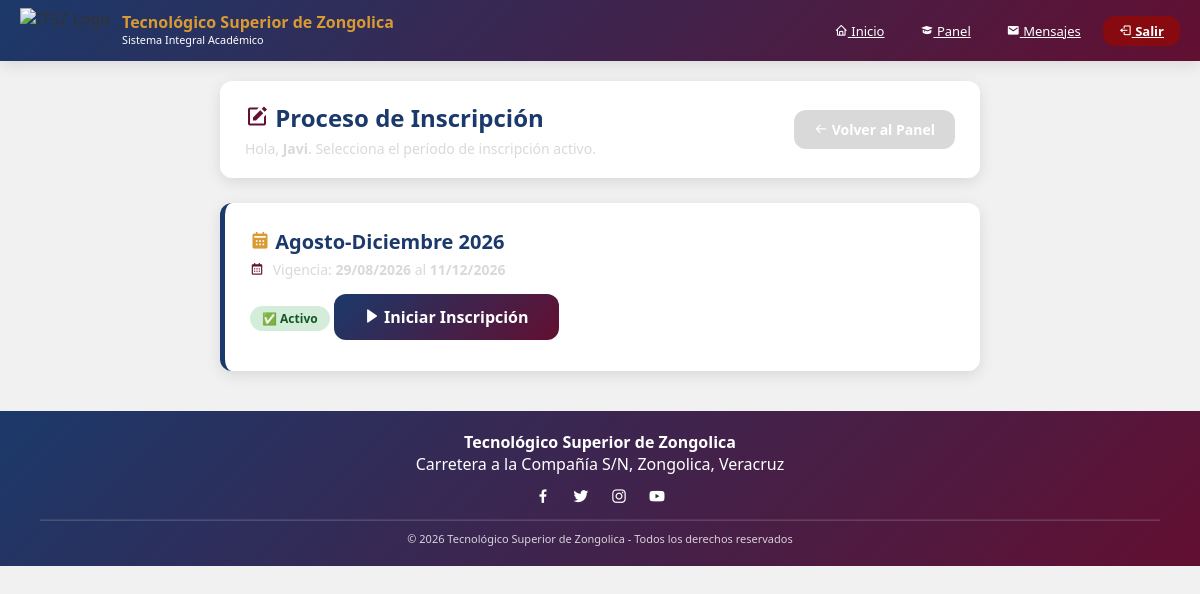
The app's page /estudiante_inscripcion.php (signed in) with its own data.
### tables this page shows
CREATE TABLE `periodos` (
  `id` int(11) NOT NULL,
  `nombre` varchar(100) NOT NULL,
  `fecha_inicio` date NOT NULL,
  `fecha_fin` date NOT NULL,
  `estado` enum('Activo','Inactivo','Cerrado') NOT NULL DEFAULT 'Inactivo',
  `calificaciones_abiertas` tinyint(1) NOT NULL DEFAULT 0
);

### estudiante_inscripcion.php (the view, shortened to what this page needs)
<?php
$username = $_SESSION['username'];
$conn = new mysqli(DB_SERVER, DB_USERNAME, DB_PASSWORD, DB_NAME);
$sql = "SELECT id, nombre, fecha_inicio, fecha_fin FROM periodos WHERE estado = 'Activo' ORDER BY fecha_inicio DESC";
$result = $conn->query($sql);
$periodos_activos = $result ? $result->fetch_all(MYSQLI_ASSOC) : [];
?>
<!DOCTYPE html>
<html lang="es">
<head>
    <link href="https://unpkg.com/boxicons@2.1.4/css/boxicons.min.css" rel="stylesheet">
</head>
<body>
<header class="header-itsz">
    <div class="container">
        <div class="logo-container">
            <img src="assets/img/logo_itsz.png" alt="ITSZ Logo" onerror="this.src='uploads/logo_universidad.png'">
            <div class="titulo"><strong>Tecnológico Superior de Zongolica</strong><small>Sistema Integral Académico</small></div>
        </div>
        <nav>
            <a href="index.php"><i class='bx bx-home'></i> Inicio</a>
            <a href="estudiante_panel.php"><i class='bx bxs-graduation'></i> Panel</a>
            <a href="mensajes.php"><i class='bx bxs-envelope'></i> Mensajes</a>
            <a href="logout.php" class="btn-logout"><i class='bx bx-log-out'></i> Salir</a>
        </nav>
    </div>
</header>
<div class="container">
    <div class="page-header">
        <div>
            <h1><i class='bx bxs-edit'></i> Proceso de Inscripción</h1>
            <p>Hola, <strong><?php echo htmlspecialchars($username); ?></strong>. Selecciona el período de inscripción activo.</p>
        </div>
        <a href="estudiante_panel.php" class="btn-volver"><i class='bx bx-arrow-back'></i> Volver al Panel</a>
    </div>
    <?php if (count($periodos_activos) > 0): ?>
        <?php foreach ($periodos_activos as $periodo): ?>
            <div class="periodo-card">
                <h2><i class='bx bxs-calendar'></i> <?php echo htmlspecialchars($periodo['nombre']); ?></h2>
                <div class="fechas">
                    <i class='bx bx-calendar'></i> Vigencia:
                    <strong><?php echo date('d/m/Y', strtotime($periodo['fecha_inicio'])); ?></strong>
                    al
                    <strong><?php echo date('d/m/Y', strtotime($periodo['fecha_fin'])); ?></strong>
                </div>
                <div class="estado">✅ Activo</div>
                <a href="estudiante_carrera.php?periodo_id=<?php echo $periodo['id']; ?>" class="btn-inscribir">
                    <i class='bx bxs-right-arrow'></i> Iniciar Inscripción
                </a>
            </div>
        <?php endforeach; ?>
    <?php endif; ?>
</div>
<footer class="footer-itsz">
    <div class="container">
        <p><strong>Tecnológico Superior de Zongolica</strong><br>Carretera a la Compañía S/N, Zongolica, Veracruz</p>
        <div class="social-links">
            <a href="#"><i class='bx bxl-facebook'></i></a>
            <a href="#"><i class='bx bxl-twitter'></i></a>
            <a href="#"><i class='bx bxl-instagram'></i></a>
            <a href="#"><i class='bx bxl-youtube'></i></a>
        </div>
        <hr><p class="copy">&copy; <?php echo date('Y'); ?> Tecnológico Superior de Zongolica - Todos los derechos reservados</p>
    </div>
</footer>
</body>
</html>

### estudiante_inscripcion.php (style rules this page uses)
:root { --azul: #1B396A; --guinda: #620F31; --rojo: #860A0F; --dorado: #D99A32; --blanco: #FFFFFF; --gris: #F1F1F1; --gris-oscuro: #D9D9D9; --shadow: 0 4px 15px rgba(0,0,0,0.1); --shadow-hover: 0 8px 25px rgba(0,0,0,0.15); --radius: 12px; --radius-lg: 20px; }
* { margin: 0; padding: 0; box-sizing: border-box; font-family: 'Segoe UI', 'Poppins', sans-serif; }
body { background: var(--gris); color: #333; }
.header-itsz { background: linear-gradient(135deg, var(--azul) 0%, var(--guinda) 100%); padding: 8px 0; box-shadow: var(--shadow); position: sticky; top: 0; z-index: 1000; }
.header-itsz .container { max-width: 1200px; margin: 0 auto; padding: 0 20px; display: flex; justify-content: space-between; align-items: center; flex-wrap: wrap; gap: 8px; }
.header-itsz .logo-container { display: flex; align-items: center; gap: 12px; }
.header-itsz .logo-container img { height: 45px; width: auto; }
.header-itsz .logo-container .titulo { color: var(--blanco); font-size: 13px; line-height: 1.2; }
.header-itsz .logo-container .titulo strong { font-size: 16px; display: block; color: var(--dorado); }
.header-itsz nav { display: flex; gap: 8px; align-items: center; flex-wrap: wrap; }
.header-itsz nav a { color: var(--blanco); font-size: 13px; font-weight: 500; padding: 6px 14px; border-radius: var(--radius); transition: all 0.3s; }
.header-itsz nav .btn-logout { background: var(--rojo); color: var(--blanco); padding: 6px 16px; border-radius: var(--radius); font-weight: 600; }
.container { max-width: 800px; margin: 20px auto; padding: 0 20px; }
.page-header { background: white; padding: 20px 25px; border-radius: var(--radius); box-shadow: var(--shadow); margin-bottom: 25px; display: flex; justify-content: space-between; align-items: center; flex-wrap: wrap; gap: 15px; }
.page-header h1 { color: var(--azul); font-size: 24px; }
.page-header h1 i { color: var(--guinda); }
.page-header p { color: var(--gris-oscuro); font-size: 14px; margin-top: 5px; }
.btn-volver { background: var(--gris-oscuro); color: var(--blanco); padding: 10px 20px; border: none; border-radius: var(--radius); font-weight: 600; cursor: pointer; text-decoration: none; display: inline-block; transition: all 0.3s; font-size: 14px; }
.periodo-card { background: white; border-radius: var(--radius); padding: 25px; box-shadow: var(--shadow); margin-bottom: 20px; border-left: 5px solid var(--azul); transition: all 0.3s; }
.periodo-card h2 { color: var(--azul); font-size: 20px; margin-top: 0; margin-bottom: 5px; }
.periodo-card h2 i { color: var(--dorado); }
.periodo-card .fechas { color: var(--gris-oscuro); font-size: 14px; margin-bottom: 15px; }
.periodo-card .fechas i { color: var(--guinda); margin-right: 5px; }
.periodo-card .estado { display: inline-block; background: #d4edda; color: #155724; padding: 4px 12px; border-radius: 20px; font-size: 12px; font-weight: 600; margin-bottom: 15px; }
.periodo-card .btn-inscribir { display: inline-block; padding: 12px 30px; background: linear-gradient(135deg, var(--azul) 0%, var(--guinda) 100%); color: var(--blanco); border-radius: var(--radius); text-decoration: none; font-weight: 600; transition: all 0.3s; border: none; cursor: pointer; }
.footer-itsz { background: linear-gradient(135deg, var(--azul) 0%, var(--guinda) 100%); color: var(--blanco); padding: 20px; text-align: center; margin-top: 40px; }
.footer-itsz .container { max-width: 1200px; margin: 0 auto; }
.footer-itsz .social-links { display: flex; justify-content: center; gap: 20px; flex-wrap: wrap; margin: 10px 0; }
.footer-itsz .social-links a { color: var(--blanco); font-size: 18px; transition: all 0.3s; }
.footer-itsz hr { border-color: rgba(255,255,255,0.15); margin: 10px 0; }
.footer-itsz .copy { font-size: 11px; opacity: 0.8; }

### records on screen
periodos: nombre "Agosto-Diciembre 2026", fecha_inicio "29/08/2026", fecha_fin "11/12/2026"

### other values on screen
$username "Javi"
